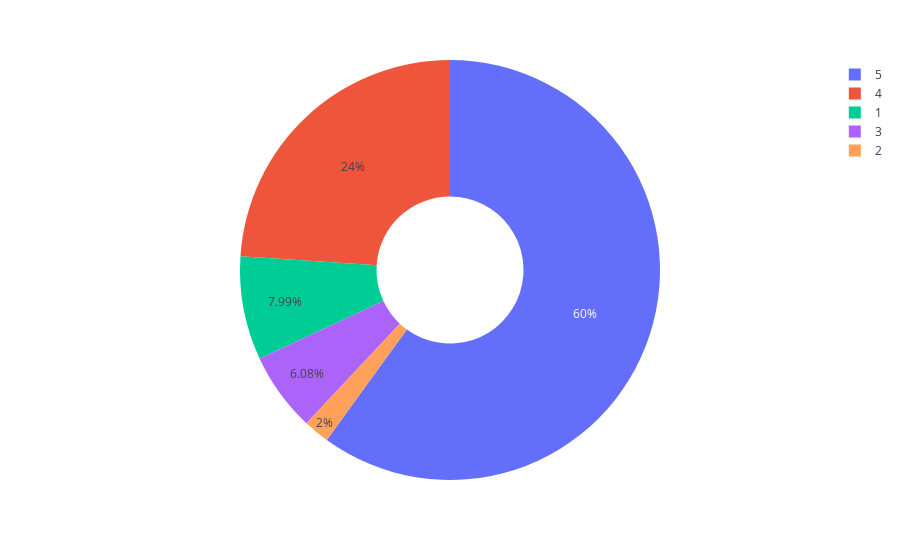

This figure's notebook cell:
### Code cell
import plotly.express as px
figure = px.pie(data, values = quantity, names = numbers, hole = 0.35)
figure.show()

### Figure 1 — Plotly figure (JSON) as saved in the notebook; plotly's stock layout.template omitted (floating-point values rounded to 4 significant figures)
{"data": [{"domain": {"x": [0, 1], "y": [0, 1]}, "hole": 0.35, "hovertemplate": "label=%{label}<br>value=%{value}<extra></extra>", "labels": [5, 4, 1, 3, 2], "legendgroup": "", "name": "", "showlegend": true, "type": "pie", "values": [1382, 552, 184, 140, 46]}], "layout": {"autosize": true, "legend": {"tracegroupgap": 0}, "margin": {"t": 60}}}
